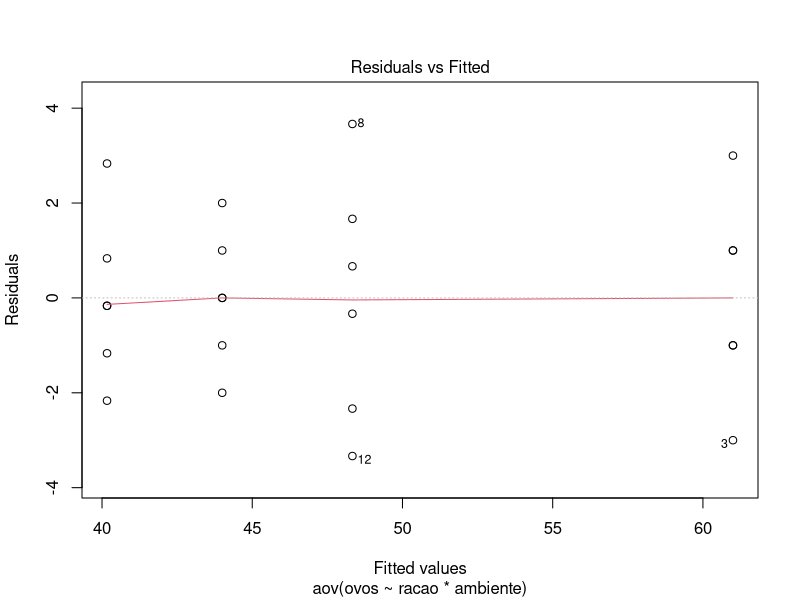
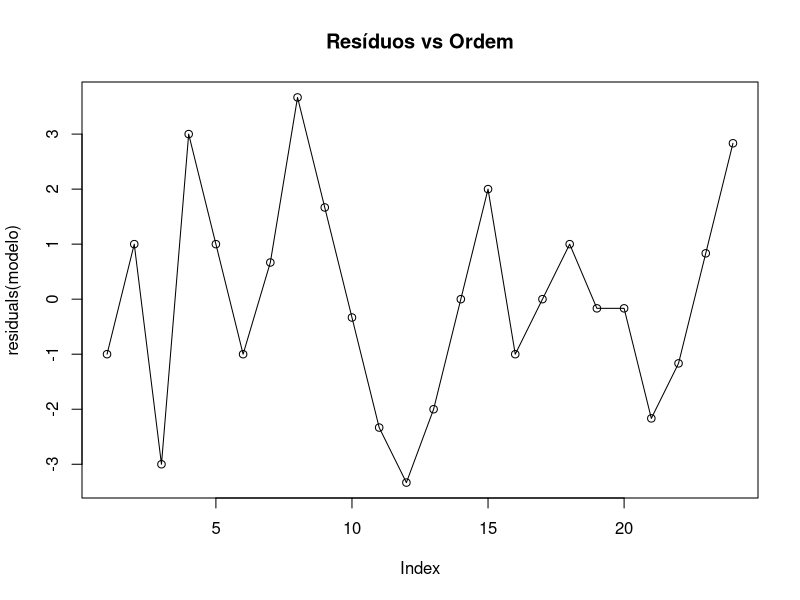
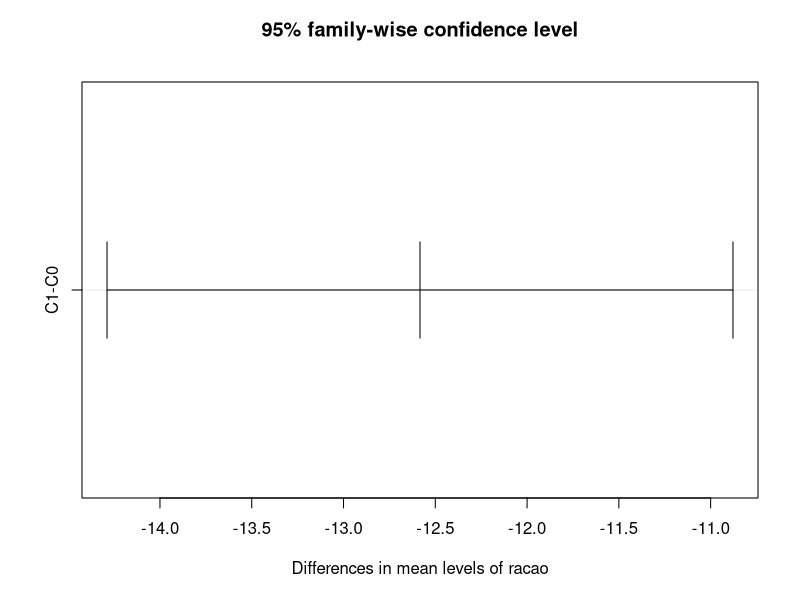
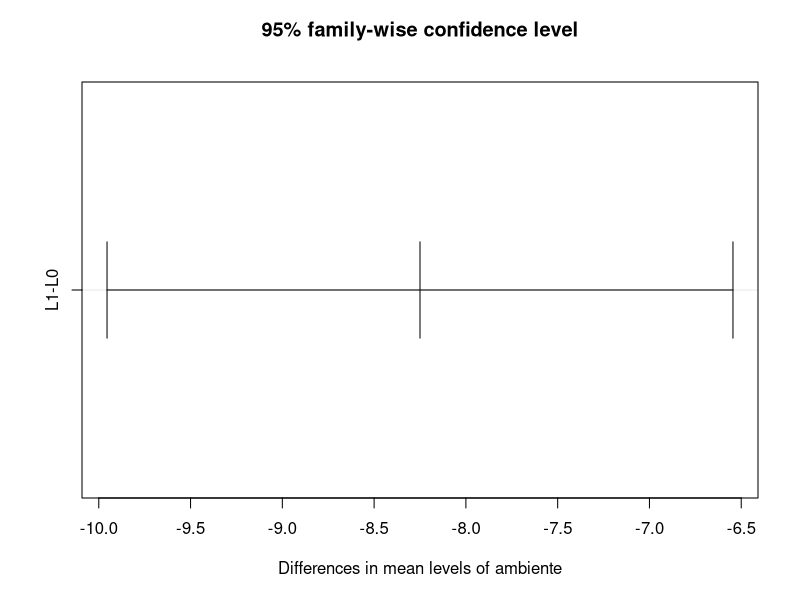
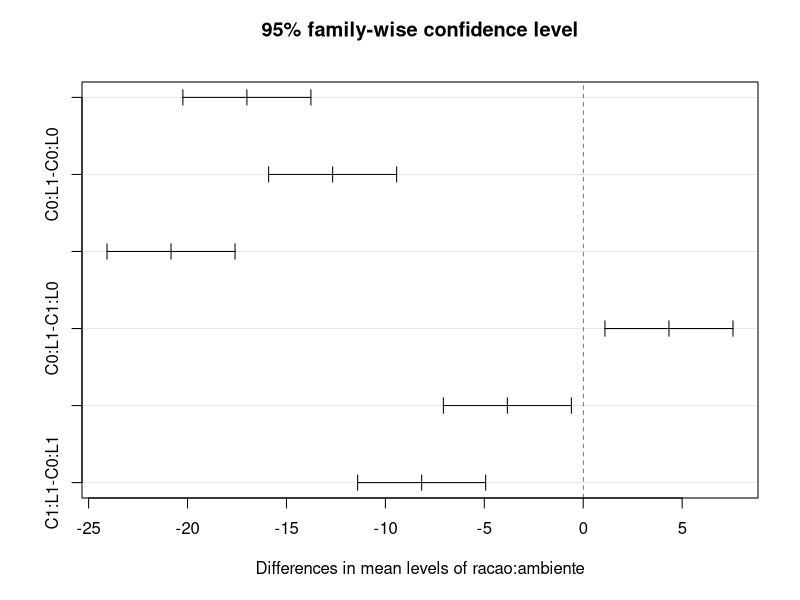

Generate these figures, in order, with R:
library(dplyr)
library(tidyr)
library(ggplot2)
library(lme4)
library(car)
library(lmtest)

##### dados --------------------------------------------------------------------

dados <- data.frame(
  racao = rep(c("C0", "C1"), each = 12),
  ambiente = rep(c("L0", "L0", "L0","L0","L0","L0",
                       "L1", "L1", "L1", "L1", "L1", "L1"), times = 2),
  repeticao = rep(c(1,2,3,4,5,6), each = 4),
  ovos = c(60 , 62 , 58 , 64 , 62 , 60, #C1L1
               49 , 52 , 50 , 48 , 46 , 45, #C1L0
               42 , 44 , 46 , 43 , 44 , 45,  #C0L0
               40,  40 , 38 , 39 , 41 , 43)
)

# converter variáveis categóricas para fatores
dados <- dados %>%
  mutate(racao = factor(racao),
         ambiente = factor(ambiente))

summary(dados)

### anova ----------------------------------------------------------------------

modelo <- aov(ovos ~ racao * ambiente,
              data = dados)

summary(modelo)

anova(modelo)

### testar pressupostos --------------------------------------------------------

# 1. normalidade

shapiro.test(resid(modelo)) # é normal

# 2. homocedasticidade

leveneTest(modelo) # é homogeneo

# 3. independencia dos erros

dwtest(modelo) # não parece ser dependente

# Plot de Resíduos vs. Valores Ajustados
plot(modelo, which = 1)

# Gráfico de resíduos vs. ordem das observações
plot(residuals(modelo), type = "o", main = "Resíduos vs Ordem")

### comparações multiplas ------------------------------------------------------

# Realizando o teste de Tukey
tukey_resultado <- TukeyHSD(modelo)

# Visualizando os resultados do teste de Tukey
tukey_resultado

# Plotando os resultados do teste de Tukey
plot(tukey_resultado)

